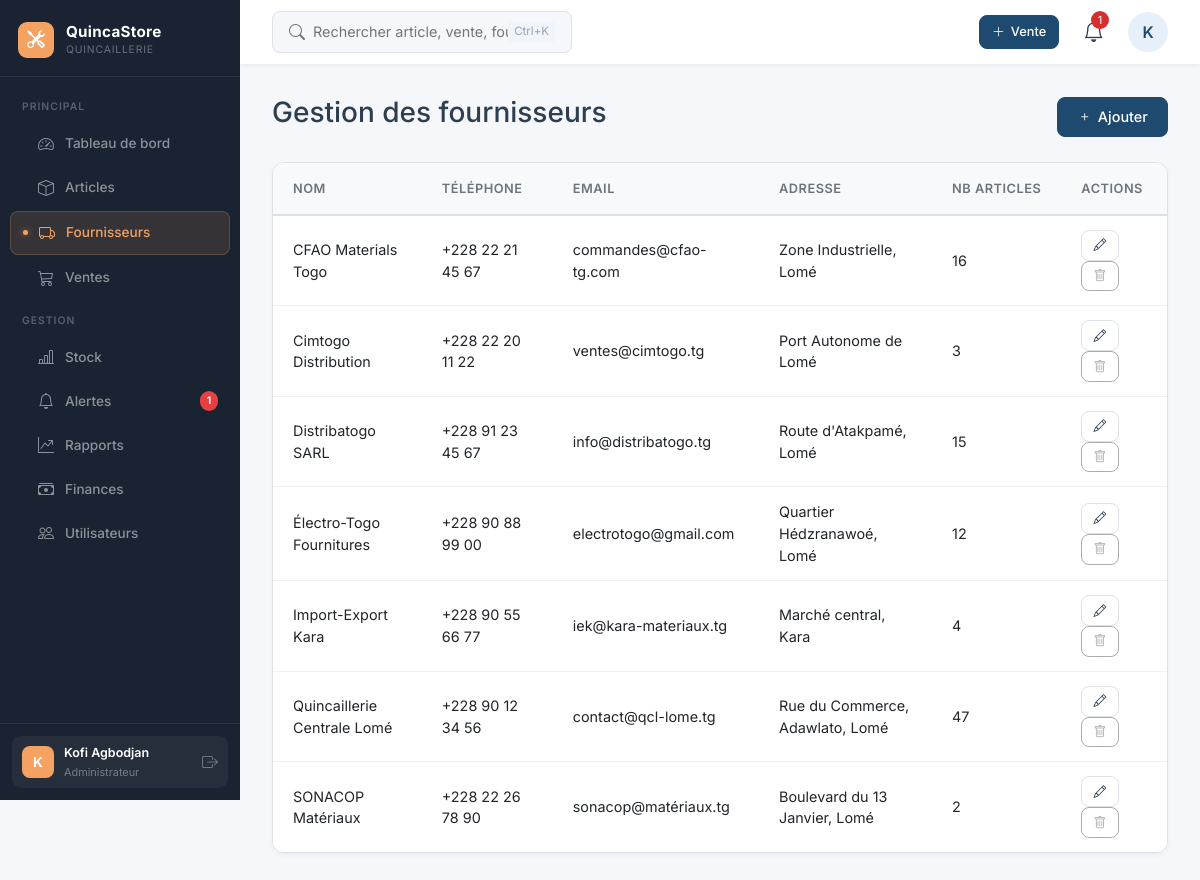
/fournisseurs.php (signed in), run on the app's committed database.
### tables this page shows
CREATE TABLE `fournisseurs` (
  `id` int(11) NOT NULL,
  `nom` varchar(150) NOT NULL,
  `telephone` varchar(20) DEFAULT NULL,
  `email` varchar(150) DEFAULT NULL,
  `adresse` text DEFAULT NULL,
  `created_at` timestamp NOT NULL DEFAULT current_timestamp()
);

### fournisseurs.php (the view, shortened to what this page needs)
<?php
require_once 'database.php';
$stmt = mysqli_prepare($conn, "
    SELECT f.*, COUNT(a.id) as nb_articles
    FROM fournisseurs f
    LEFT JOIN articles a ON a.fournisseur_id = f.id
    GROUP BY f.id
    ORDER BY f.nom
");
mysqli_stmt_execute($stmt);
$result = mysqli_stmt_get_result($stmt);
$fournisseurs = mysqli_fetch_all($result, MYSQLI_ASSOC);
?>
<!DOCTYPE html>
<html lang="fr">
<head>
    <link href="https://cdn.jsdelivr.net/npm/bootstrap@5.3.0/dist/css/bootstrap.min.css" rel="stylesheet">
    <link rel="stylesheet" href="https://cdn.jsdelivr.net/npm/bootstrap-icons@1.11.3/font/bootstrap-icons.min.css">
    <link rel="stylesheet" href="assets/style.css">
</head>
<body>
    <?php include 'includes/sidebar.php'; ?>
    <div class="main-content">
        <?php include 'includes/header.php'; ?>
        <div class="page-content">
            <div class="d-flex justify-content-between align-items-center mb-4">
                <h1 class="h3">Gestion des fournisseurs</h1>
                <button class="btn btn-primary" data-bs-toggle="modal" data-bs-target="#ajoutModal"><i class="bi bi-plus"></i> Ajouter</button>
            </div>
            <div class="table-container">
                <table class="table">
                    <thead>
                        <tr>
                            <th>Nom</th>
                            <th>Téléphone</th>
                            <th>Email</th>
                            <th>Adresse</th>
                            <th>Nb articles</th>
                            <th>Actions</th>
                        </tr>
                    </thead>
                    <tbody>
                        <?php foreach ($fournisseurs as $f): ?>
                        <tr>
                            <td><?= htmlspecialchars($f['nom']) ?></td>
                            <td><?= htmlspecialchars($f['telephone'] ?? '-') ?></td>
                            <td><?= htmlspecialchars($f['email'] ?? '-') ?></td>
                            <td><?= htmlspecialchars($f['adresse'] ?? '-') ?></td>
                            <td><?= $f['nb_articles'] ?></td>
                            <td>
                                <button class="btn btn-sm btn-outline" data-bs-toggle="modal" data-bs-target="#editModal<?= $f['id'] ?>"><i class="bi bi-pencil"></i></button>
                                <?php if ($f['nb_articles'] == 0): ?>
                                <form method="POST" class="d-inline delete-form">
                                    <input type="hidden" name="action" value="supprimer">
                                    <input type="hidden" name="id" value="<?= $f['id'] ?>">
                                    <input type="hidden" name="csrf_token" value="<?= $_SESSION['csrf_token'] ?>">
                                    <button type="submit" class="btn btn-sm btn-outline text-danger"><i class="bi bi-trash"></i></button>
                                </form>
                                <?php else: ?>
                                <button class="btn btn-sm btn-outline text-muted" disabled><i class="bi bi-trash"></i></button>
                                <?php endif; ?>
                            </td>
                        </tr>
                        <?php endforeach; ?>
                    </tbody>
                </table>
            </div>
        </div>
    </div>
</body>
</html>

### assets/style.css (style rules this page uses)
:root { --primary: #1E4A6F; --primary-dark: #0F2C4A; --primary-light: #E6F0FA; --secondary: #2D3E50; --accent: #F4A261; --danger: #D32F2F; --success: #2E7D32; --bg: #F5F7FA; --border: #DEE2E6; --header-height: 64px; --shadow-sm: 0 2px 4px rgba(0, 0, 0, 0.05); --shadow-md: 0 4px 6px rgba(0, 0, 0, 0.07); --transition: all 0.2s ease; }
* { margin: 0; padding: 0; box-sizing: border-box; }
body { font-family: 'Inter', sans-serif; background: var(--bg); color: #2c3e50; line-height: 1.5; overflow-x: hidden; }
:root { --sidebar-bg: #1a2332; --sidebar-accent: #F4A261; --sidebar-width: 240px; }
.main-content { flex: 1; margin-left: var(--sidebar-width); min-height: 100vh; display: flex; flex-direction: column; }
.page-content { padding: 2rem; flex: 1; }
.table-container { background: white; border-radius: 12px; border: 1px solid var(--border); overflow: hidden; box-shadow: var(--shadow-sm); }
.table { margin: 0; width: 100%; }
.table thead th { background: #f8f9fa; padding: 1rem 1.25rem; font-size: 0.8rem; font-weight: 600; text-transform: uppercase; letter-spacing: 0.5px; color: #6c757d; border-bottom: 2px solid var(--border); white-space: nowrap; }
.table tbody td { padding: 0.875rem 1.25rem; border-bottom: 1px solid #f0f0f0; vertical-align: middle; font-size: 0.9rem; }
.table tbody tr:last-child td { border-bottom: none; }
.btn { display: inline-flex; align-items: center; gap: 6px; padding: 0.5rem 1.2rem; border-radius: 8px; font-size: 0.9rem; font-weight: 500; cursor: pointer; border: 1.5px solid transparent; transition: var(--transition); text-decoration: none; }
.btn-primary { background: var(--primary); color: white; border-color: var(--primary); }
.btn-outline { background: transparent; border-color: var(--border); color: var(--secondary); }
.btn-sm { padding: 0.3rem 0.7rem; font-size: 0.8rem; }
.btn:disabled { opacity: .5; cursor: not-allowed; }

### data on the page
fournisseurs: nom "CFAO Materials Togo", telephone "+228 22 21 45 67", email "commandes@cfao-tg.com", adresse "Zone Industrielle, Lomé", nb_articles "16"
fournisseurs: nom "Cimtogo Distribution", telephone "+228 22 20 11 22", email "ventes@cimtogo.tg", adresse "Port Autonome de Lomé", nb_articles "3"
fournisseurs: nom "Distribatogo SARL", telephone "+228 91 23 45 67", email "info@distribatogo.tg", adresse "Route d'Atakpamé, Lomé", nb_articles "15"
fournisseurs: nom "Électro-Togo Fournitures", telephone "+228 90 88 99 00", email "electrotogo@gmail.com", adresse "Quartier Hédzranawoé, Lomé", nb_articles "12"
fournisseurs: nom "Import-Export Kara", telephone "+228 90 55 66 77", email "iek@kara-materiaux.tg", adresse "Marché central, Kara", nb_articles "4"
fournisseurs: nom "Quincaillerie Centrale Lomé", telephone "+228 90 12 34 56", email "contact@qcl-lome.tg", adresse "Rue du Commerce, Adawlato, Lomé", nb_articles "47"
fournisseurs: nom "SONACOP Matériaux", telephone "+228 22 26 78 90", email "sonacop@matériaux.tg", adresse "Boulevard du 13 Janvier, Lomé", nb_articles "2"

### other printed values
$nbA "1"
substr($user['nom'], 0, 1) "K"
$user['nom'] "Kofi Agbodjan"
$user['role'] "Administrateur"
$nbAlertesH "1"
substr($_SESSION['nom'], 0, 1) "K"
